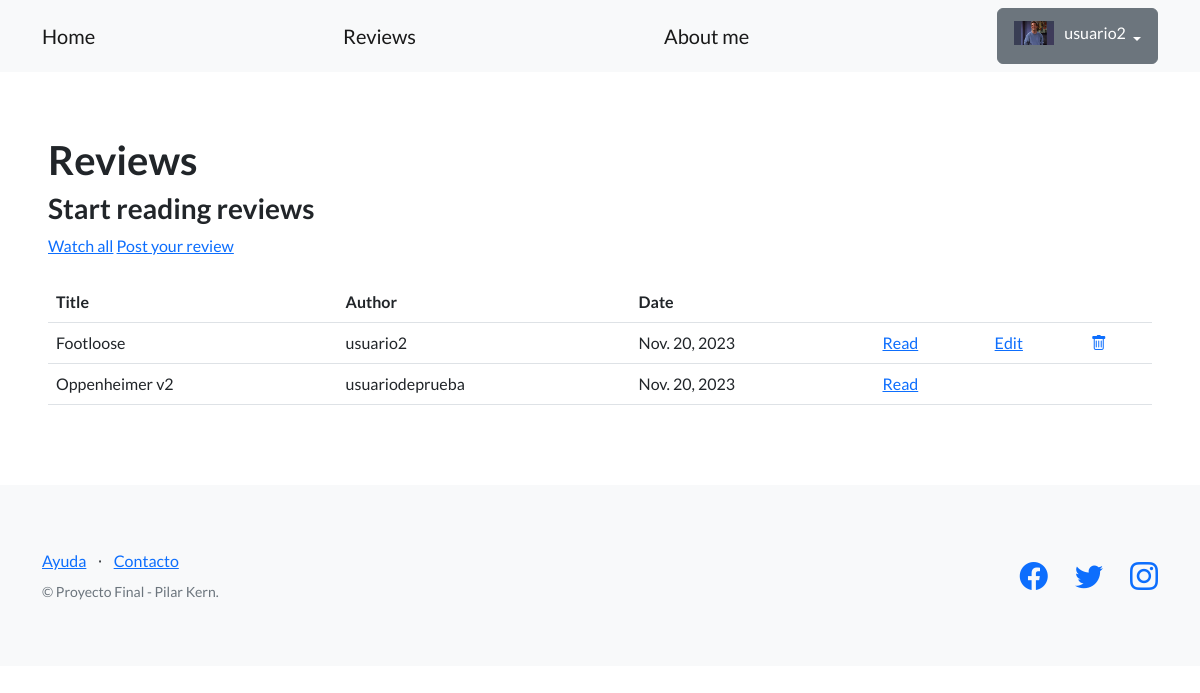
The page /blog/articles/ (signed in) on the database as committed earlier.
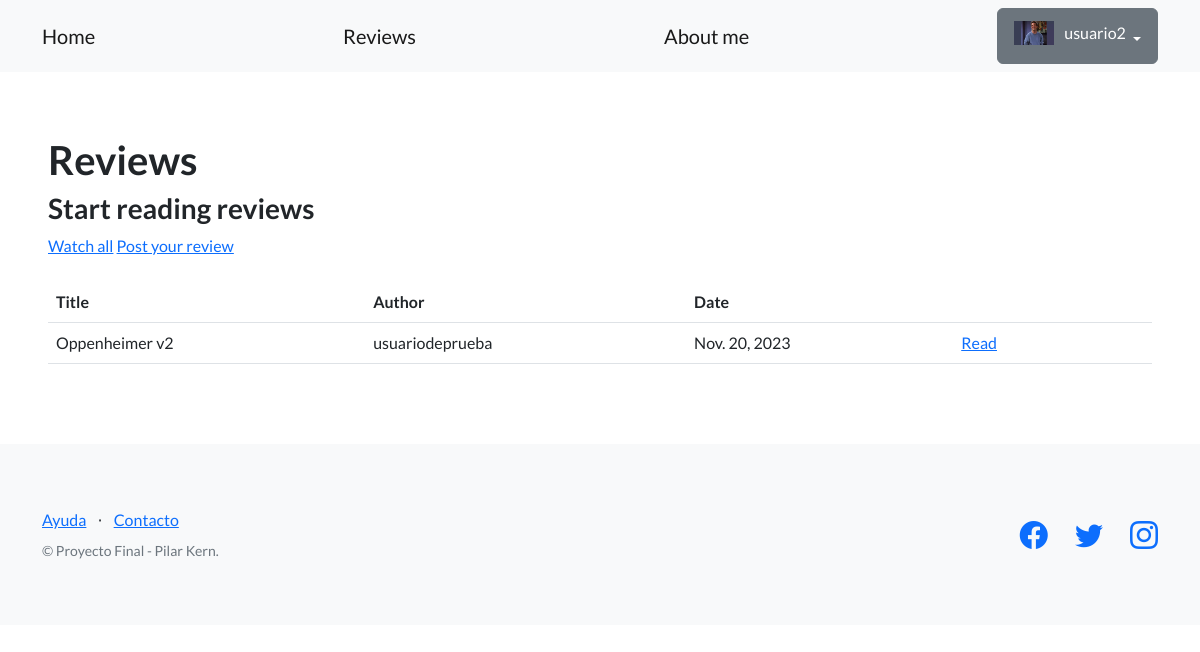
The same page on the database as committed later.
### perfiles/models.py (models this page shows, shortened)
class Avatar(models.Model):
    user = models.OneToOneField(User, on_delete=models.CASCADE, null=True)
    imagen = models.ImageField(upload_to='avatares', null=True, blank=True)

### blog/models.py (models this page shows, shortened)
class Article(models.Model):
    title = models.CharField(max_length=64)
    subtitle = models.CharField(max_length=256, blank=True)
    body = models.TextField()
    date = models.DateField(auto_now=True, null=True)
    creator = models.ForeignKey(User, on_delete=models.SET_NULL, null=True)

### blog/views.py (the view)
# urls.py: path('articles/', ArticleListView.as_view(), name='articles_list'),
class ArticleListView(ListView):
     model = Article
     template_name = 'blog/articles_list.html'

### blog/templates/blog/articles_list.html (shortened to what this page needs)
{% extends 'base.html' %}
{% block contenido %}
<h1>Reviews</h1>
    <h3>Start reading reviews</h3>
    <a href="{% url 'articles_list' %}">Watch all</a>
    <a href="{% url 'new_article' %}">Post your review</a>
    <br><br>
    {% if object_list|length == 0 %}
    <p>No reviews yet</p>
    {% else %}
    <table class='table'>
        <tbody>
            <tr>
                <th>Title</th>
                <th>Author</th>
                <th>Date</th>
                <th></th>
                <th></th>
                <th></th>
            </tr>
            {% for article in object_list %}
            <tr>
                <td>{{ article.title }}</td>
                <td>{{ article.creator }}</td>
                <td>{{ article.date }}</td>
                <td>
                    <a href="{% url 'read_article' article.id %}">Read</a>
                </td>
                <td>
                    {% if user == article.creator %}
                    <a href="{% url 'edit_article' article.id %}">Edit</a>
                    {% endif %}
                  </td>
                  <td>
                    {% if user == article.creator %}
                    <a href="{% url 'delete_article' article.id %}">
                      <i class="bi bi-trash"></i>
                    </a>
                    {% endif %}
            </tr>
            {% endfor %}
        </tbody>
    </table>
    {% endif %}
{% endblock contenido %}

### templates_base/base.html (shortened to what this page needs)
{% load static %}
<!DOCTYPE html>
<html lang="en">
    <head>
        <link href="https://cdn.jsdelivr.net/npm/bootstrap-icons@1.5.0/font/bootstrap-icons.css" rel="stylesheet" type="text/css" />
        <link href="{% static 'css/styles.css' %}" rel="stylesheet" />
    </head>
    <body>
        <nav class="navbar navbar-light bg-light static-top">
            <div class="container">
                <a class="navbar-brand" href="{% url 'home' %}">Home</a>
                <a class="navbar-brand" href="{% url 'articles_list' %}">Reviews</a>
                <a class="navbar-brand" href="{% url 'about' %}" >About me</a>
                {% if user.is_authenticated %}
                <div class="dropdown">
                    <button class="btn btn-secondary dropdown-toggle" type="button" id="dropdownMenuButton1" data-bs-toggle="dropdown" aria-expanded="false">
                        <div style="display: inline-flex;">
                            <img src="{{user.avatar.imagen.url}}" style="max-width:40px;margin-right: 10px;">
                            <span>{{ user.username }}</span>
                        </div>
                    </button>
                </div>
                {% else %}
                <a class="btn btn-primary" href="{% url 'login' %}">Log in</a>
                <a class="btn btn-success" href="{% url 'sign_up' %}">Sign up</a>
                {% endif %}
            </div>
        </nav>
        <section style="padding:4rem 3rem;">
            {% block contenido %}
            {% endblock contenido %}
        </section>
        <footer class="footer bg-light">
            <div class="container">
                <div class="row">
                    <div class="col-lg-6 h-100 text-center text-lg-start my-auto">
                        <ul class="list-inline mb-2">
                            <li class="list-inline-item"><a href="#!">Ayuda</a></li>
                            <li class="list-inline-item">⋅</li>
                            <li class="list-inline-item"><a href="#!">Contacto</a></li>
                        </ul>
                        <p class="text-muted small mb-4 mb-lg-0">&copy; Proyecto Final - Pilar Kern.</p>
                    </div>
                    <div class="col-lg-6 h-100 text-center text-lg-end my-auto">
                        <ul class="list-inline mb-0">
                            <li class="list-inline-item me-4">
                                <a href="https://www.facebook.com/NetflixArg"><i class="bi-facebook fs-3"></i></a>
                            </li>
                            <li class="list-inline-item me-4">
                                <a href="https://twitter.com/netflix"><i class="bi-twitter fs-3"></i></a>
                            </li>
                            <li class="list-inline-item">
                                <a href="https://www.instagram.com/netflix"><i class="bi-instagram fs-3"></i></a>
                            </li>
                        </ul>
                    </div>
                </div>
            </div>
        </footer>
    </body>
</html>

Rows that differ between the two databases and show on the page:
removed Article: title "Footloose", creator "usuario2", date "Nov. 20, 2023", shows "Edit"
